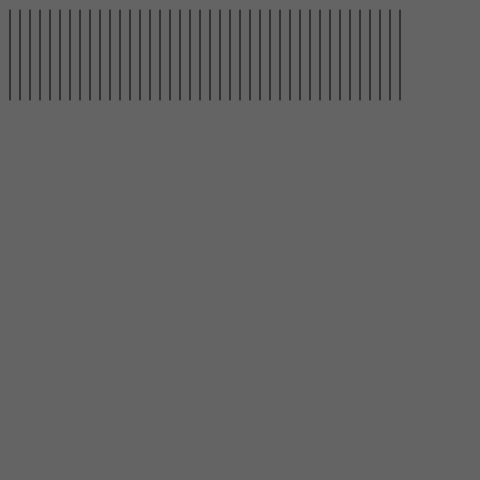
Frame 1 (no input)
Frame 60 (no input): identical to frame 1, image omitted
Frame 120 (the mouse pressed at the canvas centre since frame 60): identical to frame 1, image omitted

The p5.js sketch that drew this single still picture (run headless with seeded random() and noise() and a simulated clock; from frame 60 on, the mouse is pressed at the canvas centre):

// p5.js sketch
// ── sketch.js
var lineX1 = 10;
var lineY1 = 10;
var lineY2 = 100;

function setup() {
    createCanvas(480, 480);

}

function draw() {
    console.log("draw start");
    background(100);
    lineX1 = 10;    

    for( var i = 0; i < 40; i++ ){
        console.log(i);
        line(lineX1, lineY1, lineX1, lineY2);
        lineX1 = lineX1 + 10;
    }
    
}
